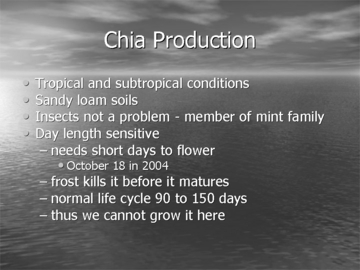
%> input picture ext/slide1.pgm, 360 x 270 px
$ octave --eval "hw9n;"   (GNU Octave 9; MATLAB toolbox functions it lacks are replaced by stand-ins)
%> lines starting %> are read from the running program, lines starting %| are printed output that depends on the picture
function hw9n()

%map from gray images to colored ones

close all;
format compact;

%datacursormode on

slide1G = imread('slide1.pgm');
%> slide1G is the input picture: size 270x360 uint8; min 24, max 255, mean 109
slide2G = imread('slide2.pgm');
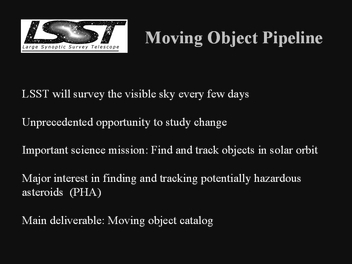
%> input picture ext/slide2.pgm, 352 x 264 px
%> slide2G is the input picture: size 264x352 uint8; min 0, max 255, mean 29.1
slide3G = imread('slide3.pgm');
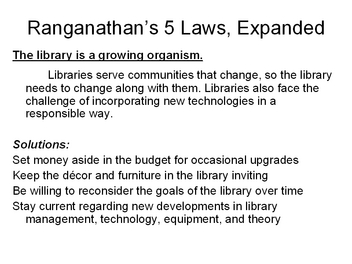
%> input picture ext/slide3.pgm, 352 x 264 px
%> slide3G is the input picture: size 264x352 uint8; min 0, max 255, mean 232.9
frame1G = imread('frame1.pgm');
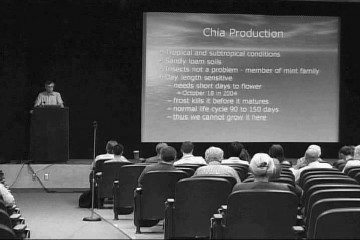
%> input picture ext/frame1.pgm, 360 x 240 px
%> frame1G is the input picture: size 240x360 uint8; min 0, max 254, mean 78
frame2G = imread('frame2.pgm');
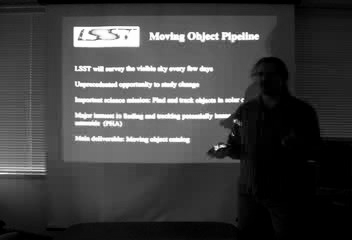
%> input picture ext/frame2.pgm, 352 x 240 px
%> frame2G is the input picture: size 240x352 uint8; min 0, max 255, mean 64.1
frame3G = imread('frame3.pgm');
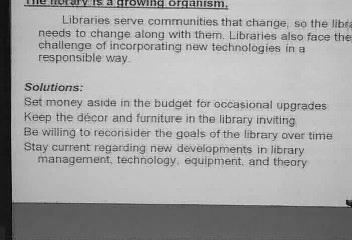
%> input picture ext/frame3.pgm, 352 x 240 px
%> frame3G is the input picture: size 240x352 uint8; min 5, max 240, mean 163.9

slide1C = imread('slide1.tiff');
slide2C = imread('slide2.tiff');
slide3C = imread('slide3.tiff');
frame1C = imread('frame1.jpg');
frame2C = imread('frame2.jpg');
frame3C = imread('frame3.jpg');

%> (the run ends here)
